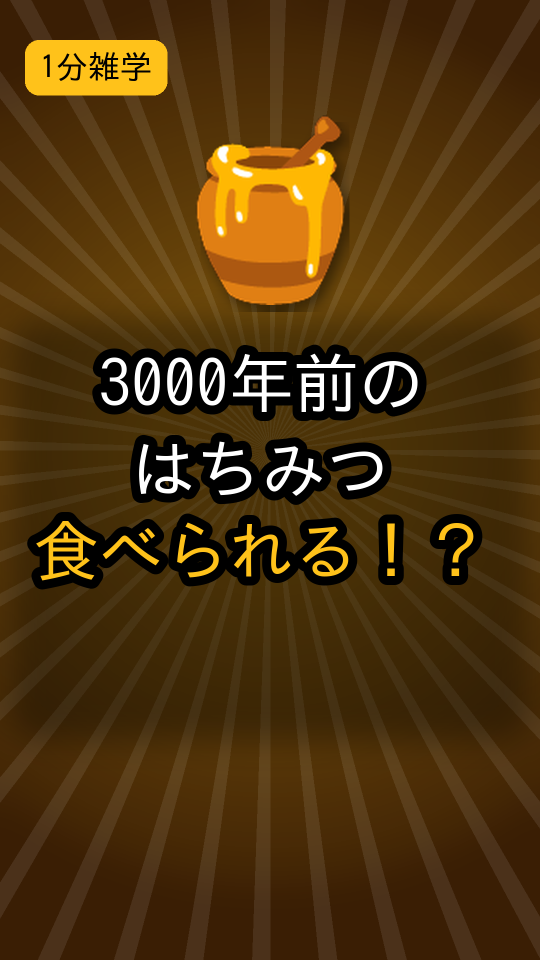
#> input picture shorts_honey/thumb.png, 1080 x 1920 px (shown at 1/2 size)
$ python -i legend_short.py   (imports and definitions only)
#> lines starting #> are read from the running program, lines starting #| are printed output that depends on the picture
#!/usr/bin/env python3
"""MLBレジェンド紹介ショートの共通ジェネレーター（成績テロップ風・写真入り）

使い方:
  bash tools/voicevox_engine.sh                     # VOICEVOXエンジン起動
  python3 tools/legend_short.py shorts_ruth/legend_cfg.py          # 音声生成 + 動画
  python3 tools/legend_short.py shorts_ruth/legend_cfg.py --no-tts # 既存の音声で動画だけ

設定ファイル (legend_cfg.py) に書くもの:
  NAME_EN, NAME_JP, YEARS, SOURCE, OUT, THUMB(dict), SCENES(list)
  シーンの種類:
    hook  : 写真を大きく + 特大の問いかけ（冒頭1秒で見せる）。名前は約0.9秒後に出る
    big   : 画面いっぱいの数字カウントアップ（value, label, sub）
    board : 成績表（最大4行）。rows = [(項目, 値, バッジ or None)]
    titles: タイトル表。rows = [(項目, 値, 単位, バッジ or None)]
    loop  : 締め。冒頭の問いかけにつながる一言（ループ構成）
  各シーン共通: narration（読み上げ文）, voice（"hook"/"talk"）, photo（photos/ 内のファイル名）
"""
import argparse
import importlib.util
import json
import math
import os
import subprocess
import sys
import tempfile
import urllib.parse
import urllib.request
import wave

import numpy as np
from PIL import Image, ImageDraw, ImageFilter, ImageFont, ImageOps

ROOT = os.path.dirname(os.path.dirname(os.path.abspath(__file__)))
_spec = importlib.util.spec_from_file_location("base", os.path.join(ROOT, "shorts_honey", "make_short.py"))
base = importlib.util.module_from_spec(_spec)
# [1 line not run here, left out]

W, H, FPS, SR = 1080, 1920, 30, 48000
JP = "/usr/share/fonts/opentype/noto/NotoSansCJK-Black.ttc"
JPB = "/usr/share/fonts/opentype/noto/NotoSansCJK-Bold.ttc"
NUM = "/usr/share/fonts/truetype/liberation/LiberationSans-BoldItalic.ttf"
GOLD, NAVY, RED, WHITE = (255, 200, 60), (10, 18, 48), (215, 40, 55), (255, 255, 255)
_FONTS = {}


# [12 lines left out: functions jp, num, not called in this run]


def ease(x):
    x = max(0.0, min(1.0, x))
    return 1 - (1 - x) ** 3


# [9 lines left out: function fmt, not called in this run]


# ---- 写真 -----------------------------------------------------------------------
def load_photo(path):
#> called with path = '../shorts_honey/thumb.png'
    im = Image.open(path).convert("L")
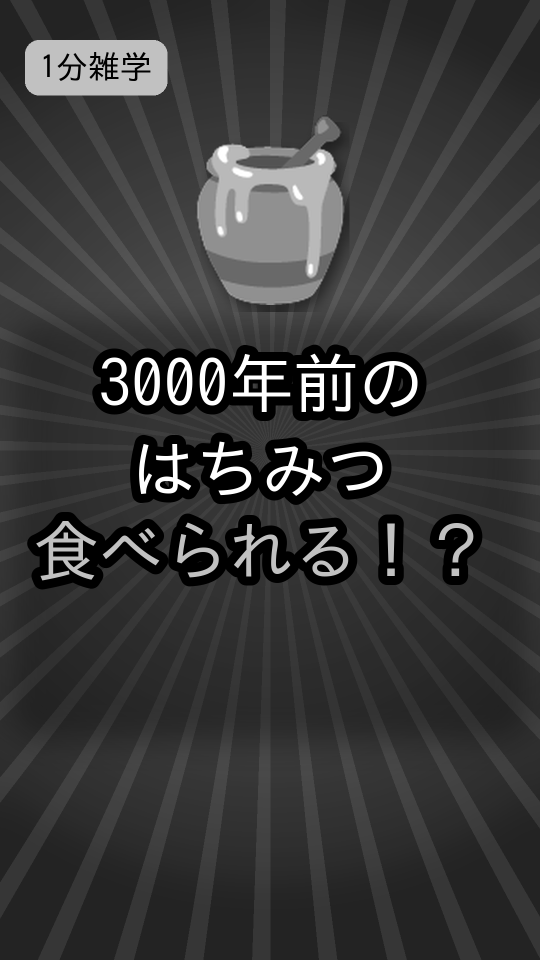
#> im: PIL image 1080x1920 L (shown at 1/2 size); min 0, max 255, mean 56.9
    im = ImageOps.autocontrast(im, cutoff=1)
    im = ImageOps.colorize(im, black=(8, 14, 40), white=(245, 232, 205), mid=(110, 110, 120))
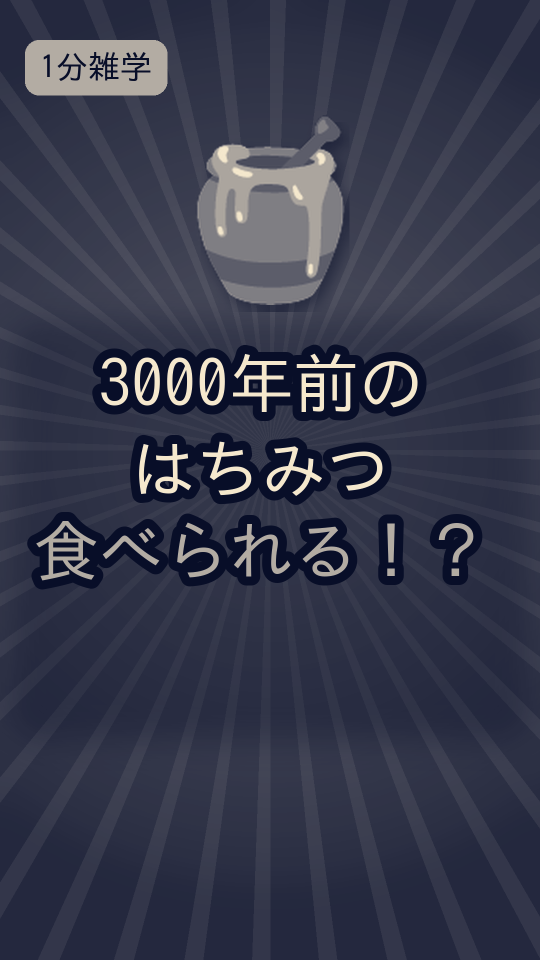
#> im: PIL image 1080x1920 RGB (shown at 1/2 size); mean R, G, B 54.4, 57.5, 75.6
    s = max(W * 1.12 / im.width, H * 1.12 / im.height)
#> s = 1.12
    return im.resize((int(im.width * s), int(im.height * s)), Image.LANCZOS).convert("RGBA")


# [13 lines left out: function photo_frame, not called in this run]


_GRAD = {}


# [148 lines left out: functions bottom_gradient, header, section, badge, big_text, draw_hook and 3 more, not called in this run]


DRAW = dict(hook=draw_hook, big=draw_big, board=draw_board, titles=draw_board, loop=draw_loop)
DARK = dict(hook=0.10, big=0.55, board=0.55, titles=0.55, loop=0.25)
FOCUS = dict(hook=0.15, big=0.3, board=0.3, titles=0.3, loop=0.15)


# ---- 音声（VOICEVOX） -----------------------------------------------------------
PARAMS = {"hook": dict(speedScale=1.18, pitchScale=0.03, intonationScale=1.35),
          "talk": dict(speedScale=1.24, pitchScale=0.0, intonationScale=1.15)}


# [97 lines left out: functions synth, main, not called in this run]


# [2 lines not run here, left out]

>>> result = load_photo('../shorts_honey/thumb.png')
